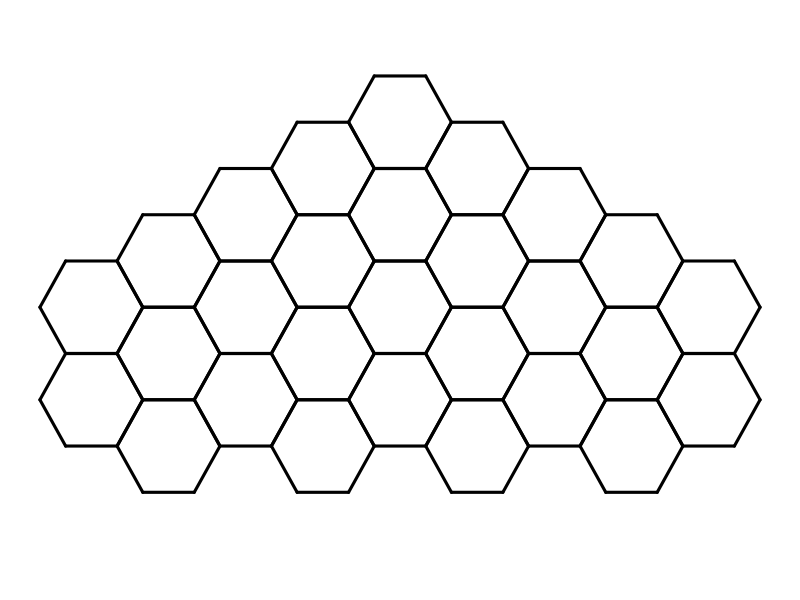
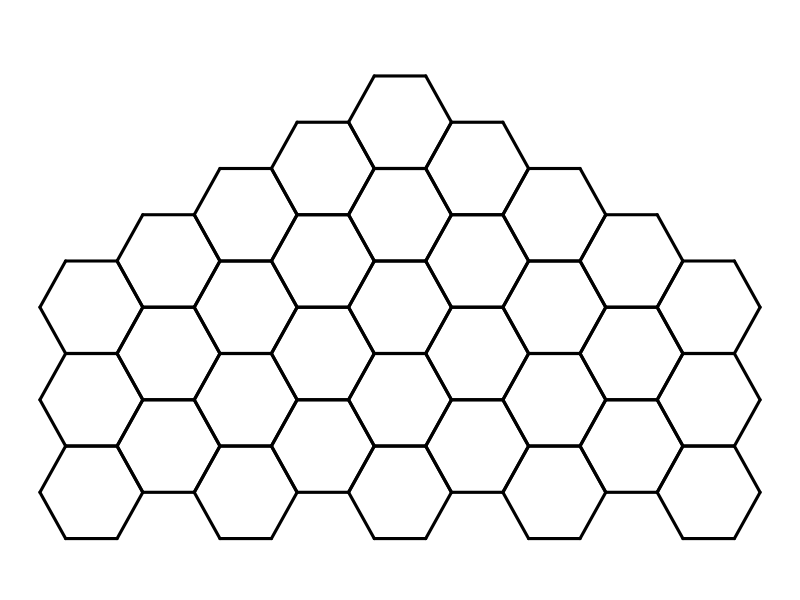
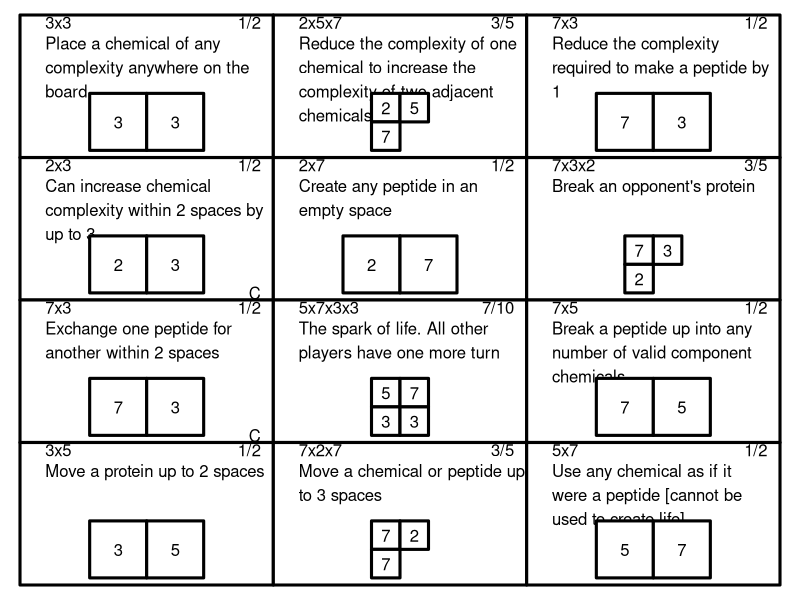
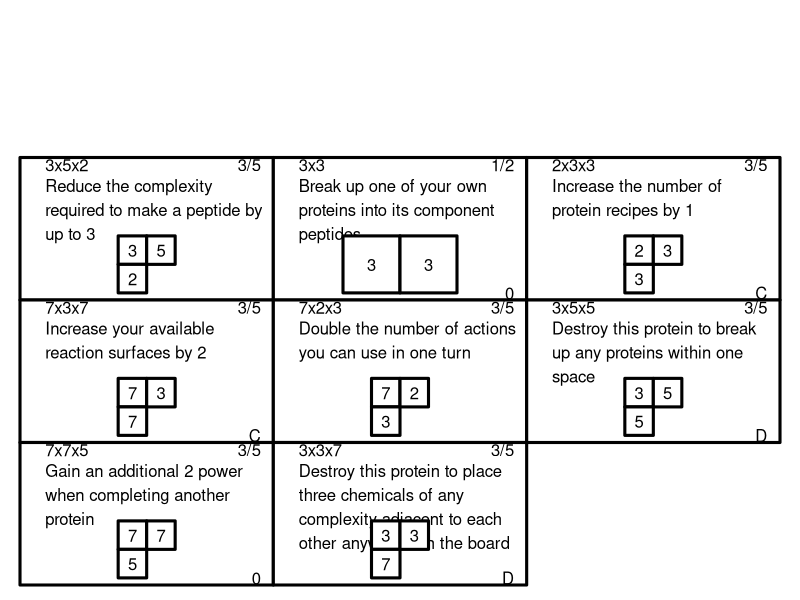
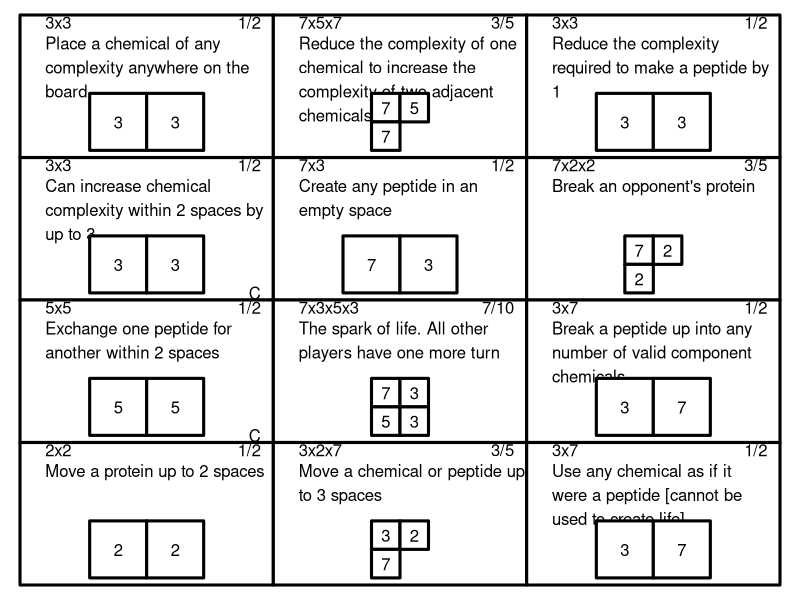
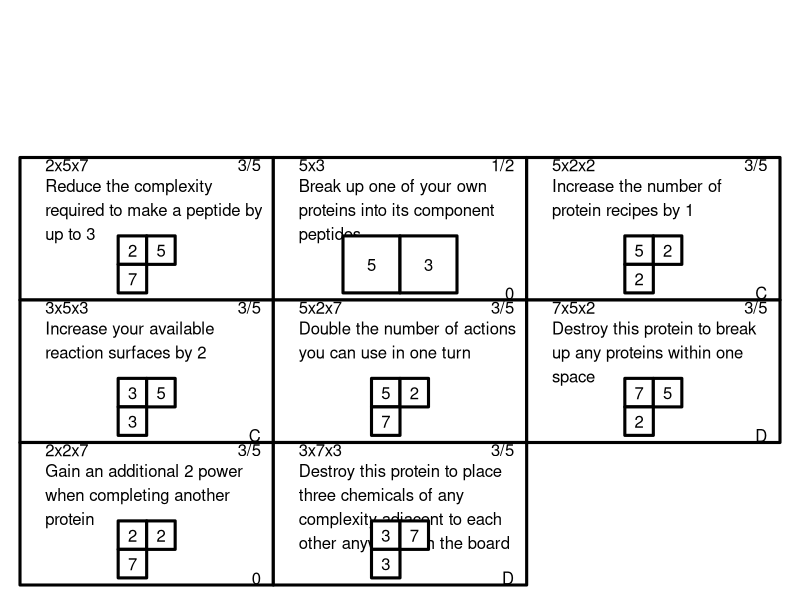

R code for these plots, in order:
#!/usr/bin/Rscript

hexagon <- function(px=0, py=0, rotation=0){
    return(data.frame(x=px+cos(rotation + (0:5 * pi/3)),
                      y=py+sin(rotation + (0:5 * pi/3))));
}

## Board
pdf("synthesis_board.pdf", width=11, height=8);
pscale <- 0.8;
par(mar=c(0,0,0,0));
plot(NA, xlim=c(-9,9)*pscale, ylim=c(-2,11)*pscale, axes=FALSE, ann=FALSE);
for(xpi in -5:5){
    for(ypi in -10:10){
        px <- xpi*3+(((ypi %% 2) + 2) %% 2) * (1+cos(pi/3));
        py <- ypi * sin(pi/3);
        if((sqrt(px^2+py^2) < 7) && (ypi > 0)){
            segments(x0=hexagon(px=px, py=py)$x,
                     y0=hexagon(px=px, py=py)$y,
                     x1=hexagon(px=px, py=py, rotation=pi/3)$x,
                     y1=hexagon(px=px, py=py, rotation=pi/3)$y,
                     lwd = 3);
        }
    }
}
plot(NA, xlim=c(-9,9)*pscale, ylim=c(-2,11)*pscale, axes=FALSE, ann=FALSE);
for(xpi in -5:5){
    for(ypi in -10:10){
        px <- xpi*3+(((ypi %% 2) + 2) %% 2) * (1+cos(pi/3));
        py <- ypi * sin(pi/3);
        if((sqrt(px^2+py^2) < 7) && (ypi >= 0)){
            segments(x0=hexagon(px=px, py=py)$x,
                     y0=hexagon(px=px, py=py)$y,
                     x1=hexagon(px=px, py=py, rotation=pi/3)$x,
                     y1=hexagon(px=px, py=py, rotation=pi/3)$y,
                     lwd = 3);
        }
    }
}
invisible(dev.off());
 
## Cards

library(grid);

wrapper <- function(x, ...){ ## https://stackoverflow.com/a/3935429/3389895
  paste(strwrap(x, ...), collapse = "\n")
}

primes <- c(2,3,5,7,11,13,17,19);

card.data <- read.csv("cardData.csv", stringsAsFactors=FALSE);
card.cost <- c(0,1,3,7);
card.power <- c(0,2,5,10);

pdf("synthesis_cards.pdf", width=210/25.4, height=297/25.4);
for(page in rep(1:ceiling(nrow(card.data) / 12), 2)){
    grid.newpage()
    pushViewport(viewport(layout=grid.layout(nrow=4, ncol=3), width=0.95, height=0.95));
    for(cNum in ((page-1)*12):((page-1)*12+11)){
        if((cNum+1) > nrow(card.data)){
            next;
        }
        card.length <- card.data$PeptideCount[cNum+1];
        pep.seq <- sample(primes[1:4], card.length, replace=TRUE);
        pep.str <- paste(pep.seq, collapse="x");
        pushViewport(viewport(layout.pos.col=cNum %% 3+1,
                              layout.pos.row=trunc(cNum/3+1) %% 4 + 1));
        grid.rect(width=1, height=1, gp=gpar(lwd=3));
        grid.text(pep.str, x=0.1, y=0.95, just="left");
        grid.text(wrapper(card.data$Description[cNum+1], 30),
                  x=0.1, y=0.85, just=c("left","top"));
        grid.text(sprintf("%d/%d", card.cost[card.length],
                          card.power[card.length]),
                  x=0.95, y=0.95, just="right");
        if(card.data$Options[cNum+1] != ""){
            grid.text(paste(unlist(strsplit(card.data$Options[cNum+1],"")),
                            collapse="/"),
                      x=0.95, y=0.05, just="right");
        }
        numRows <- trunc(card.length / 2 + 0.5);
        numCols <- ceiling(card.length / numRows);
        pushViewport(viewport(layout=grid.layout(nrow=numRows, ncol=numCols),
                              width=0.7, height=0.4, x=0.5, y=0.25));
        for(pnum in 0:(card.length-1)){
            lCol <- pnum%%numCols+1;
            lRow <- trunc(pnum/numCols) + 1;
            pushViewport(viewport(layout.pos.col=lCol,
                                  layout.pos.row=lRow));
            pushViewport(viewport(width=unit(1,"snpc"), height=unit(1,"snpc"),
                                  just=ifelse(lCol==1,"right","left"),
                                  x=ifelse(lCol==1,1,0)));
            grid.rect(gp=gpar(lwd=3));
            grid.text(pep.seq[pnum+1]);
            popViewport(2);
        }
        popViewport(1);
        popViewport(1);
    }
}
invisible(dev.off());
